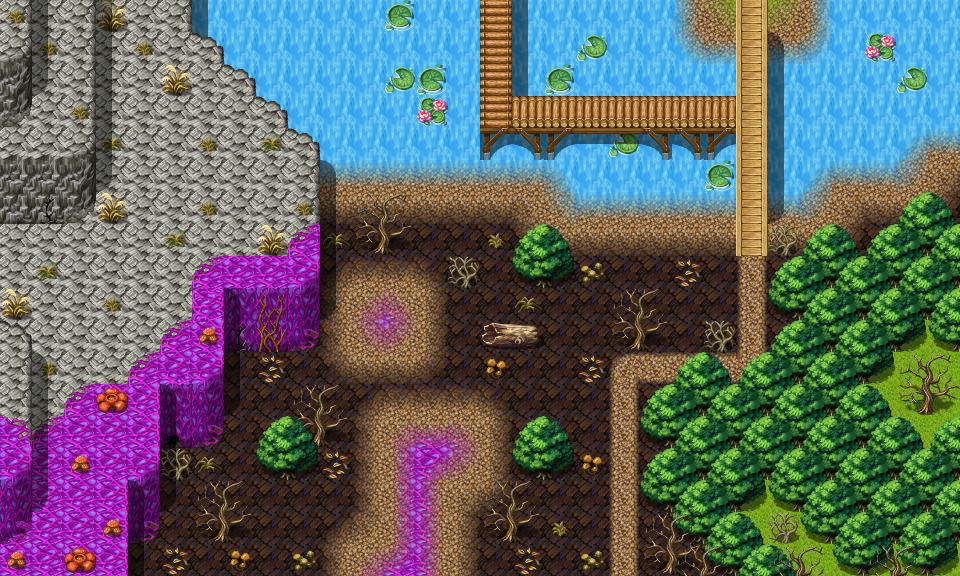

Below is a game level as drawn by its tile map, then a one-line description and the .tmx that defines it (tile-layer data replaced by summaries):
An orthogonal 30x18 tile map with 32x32 px tiles, 3 tile layers (Ground, Objects, Above), 1 hidden layer not drawn, 18 tilesets and 7 objects (5x spawn, 2x mapchange).

<map version="1.0" orientation="orthogonal" width="30" height="18" tilewidth="32" tileheight="32">
    <properties>
        <property name="outdoors" value="1" />
    </properties>
    <tileset firstgid="1" name="map_4" tilewidth="32" tileheight="32">
        <image source="../drawable/map_4.png" />
    </tileset>
    <tileset firstgid="65" name="map_3" tilewidth="32" tileheight="32">
        <image source="../drawable/map_3.png" />
    </tileset>
    <tileset firstgid="129" name="map_38" tilewidth="32" tileheight="32">
        <image source="../drawable/map_38.png" />
    </tileset>
    <tileset firstgid="193" name="map_16" tilewidth="32" tileheight="32">
        <image source="../drawable/map_16.png" />
    </tileset>
    <tileset firstgid="257" name="map_5" tilewidth="32" tileheight="32">
        <image source="../drawable/map_5.png" />
    </tileset>
    <tileset firstgid="321" name="map_41" tilewidth="32" tileheight="32">
        <image source="../drawable/map_41.png" />
    </tileset>
    <tileset firstgid="385" name="map_0" tilewidth="32" tileheight="32">
        <image source="../drawable/map_0.png" />
    </tileset>
    <tileset firstgid="449" name="map_40" tilewidth="32" tileheight="32">
        <image source="../drawable/map_40.png" />
    </tileset>
    <tileset firstgid="513" name="map_36" tilewidth="32" tileheight="32">
        <image source="../drawable/map_36.png" />
    </tileset>
    <tileset firstgid="577" name="map_19" tilewidth="32" tileheight="32">
        <image source="../drawable/map_19.png" />
    </tileset>
    <tileset firstgid="641" name="map_6" tilewidth="32" tileheight="32">
        <image source="../drawable/map_6.png" />
    </tileset>
    <tileset firstgid="705" name="map_46" tilewidth="32" tileheight="32">
        <image source="../drawable/map_46.png" />
    </tileset>
    <tileset firstgid="769" name="map_10" tilewidth="32" tileheight="32">
        <image source="../drawable/map_10.png" />
    </tileset>
    <tileset firstgid="833" name="map_2" tilewidth="32" tileheight="32">
        <image source="../drawable/map_2.png" />
    </tileset>
    <tileset firstgid="897" name="map_1" tilewidth="32" tileheight="32">
        <image source="../drawable/map_1.png" />
    </tileset>
    <tileset firstgid="961" name="map_9" tilewidth="32" tileheight="32">
        <image source="../drawable/map_9.png" />
    </tileset>
    <tileset firstgid="1025" name="map_17" tilewidth="32" tileheight="32">
        <image source="../drawable/map_17.png" />
    </tileset>
    <tileset firstgid="1089" name="map_7" tilewidth="32" tileheight="32">
        <image source="../drawable/map_7.png" />
    </tileset>
    <layer name="Ground" width="30" height="18">
        <data>[540 cells, 540 non-empty, 25 distinct tile ids]</data>
    </layer>
    <layer name="Objects" width="30" height="18">
        <data>[540 cells, 248 non-empty, 51 distinct tile ids]</data>
    </layer>
    <layer name="Above" width="30" height="18">
        <data>[540 cells, 81 non-empty, 10 distinct tile ids]</data>
    </layer>
    <layer name="Walkable" width="30" height="18" visible="0">
        <data>[540 cells, 386 non-empty, 1 distinct tile ids]</data>
    </layer>
    <objectgroup name="Mapevents" visible="0">
        <object name="north1" type="mapchange" x="480" y="0" width="32" height="32">
            <properties>
                <property name="map" value="waterway9" />
                <property name="place" value="south1" />
            </properties>
        </object>
        <object name="north2" type="mapchange" x="704" y="0" width="96" height="32">
            <properties>
                <property name="map" value="waterway9" />
                <property name="place" value="south2" />
            </properties>
        </object>
    </objectgroup>
    <objectgroup name="Spawn" visible="0">
        <object name="izthiel_2" type="spawn" x="544" y="96" width="160" height="32">
            <properties>
                <property name="spawngroup" value="izthiel_2" />
            </properties>
        </object>
        <object name="izthiel_2_1" type="spawn" x="736" y="160" width="32" height="32">
            <properties>
                <property name="spawngroup" value="izthiel_2" />
            </properties>
        </object>
        <object name="izthiel_1" type="spawn" x="384" y="192" width="320" height="96">
            <properties>
                <property name="spawngroup" value="izthiel_1" />
            </properties>
        </object>
        <object name="erumen_3" type="spawn" x="128" y="288" width="704" height="288">
            <properties>
                <property name="quantity" value="4" />
                <property name="spawngroup" value="erumen_3" />
            </properties>
        </object>
        <object name="izthiel_cr" type="spawn" x="320" y="192" width="32" height="32">
            <properties>
                <property name="spawngroup" value="izthiel_cr" />
            </properties>
        </object>
    </objectgroup>
    <objectgroup name="Keys" />
</map>
